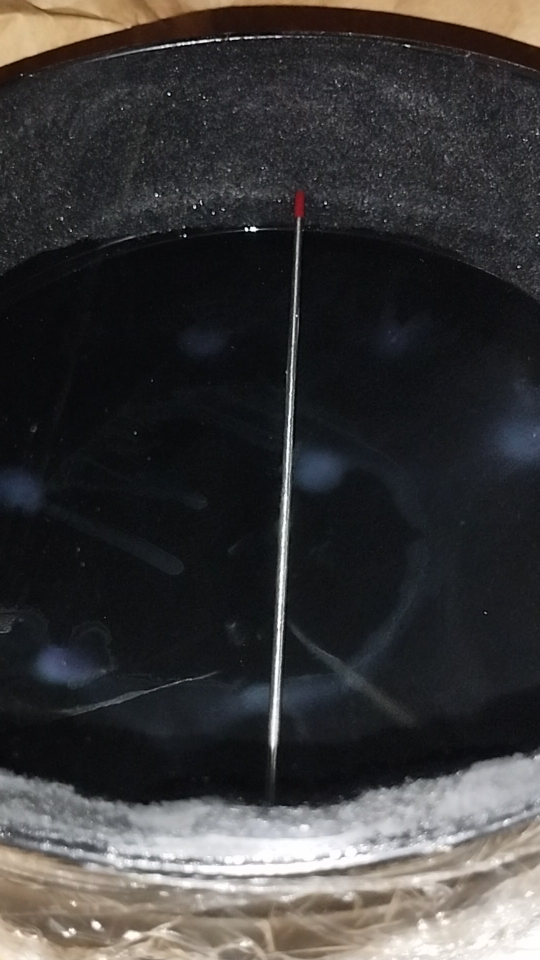
#> input picture Imagenes/Ps6.png, 1080 x 1920 px, found by its file name (shown at 1/2 size)
$ python detectionRun.py
#> lines starting #> are read from the running program, lines starting #| are printed output that depends on the picture; after the words box and inside, x2 and y2 are one past the last pixel; in counts of white or black regions, pixels touching at a corner belong together
### Codes/detectionLib.py
import numpy as np
import cv2
import matplotlib.pyplot as plt
from PIL import ImageEnhance, Image

class detection:

    def __init__(self, ):
        pass

    def enhance(self, img, enh):
        #convierte a escala de grises y formato de PIL
        img = cv2.cvtColor(img, cv2.COLOR_BGR2RGB)
        img = cv2.cvtColor(img, cv2.COLOR_RGB2GRAY)
        img = Image.fromarray(img)
        #Ajusta brillo, constrate y nitidez, luego convierte a array
        img = ImageEnhance.Brightness(img).enhance(enh[0])
        img = ImageEnhance.Contrast(img).enhance(enh[1])
        img = ImageEnhance.Sharpness(img).enhance(enh[2])
        img = np.array(img)
        return img

    def threshold(self, img, thresh):
        #Convierte a blanco y negro
        _,img =  cv2.threshold(img, thresh, 255, cv2.THRESH_BINARY)
        return img

    def contours(self, trace):
        cnts,_ = cv2.findContours(trace, cv2.RETR_EXTERNAL,cv2.CHAIN_APPROX_NONE)
        CNTS = ()
        for i in range(0, len(cnts)): #Quita algunos de los contornos pequeños que corresponden a ruido
            if cnts[i].shape[0] > 70:
                CNTS += (cnts[i], )
        return CNTS

    def drawContours(self, orImage, CNTS):
        #Dibuja los contornos sobre la imagen
        contours = cv2.drawContours(orImage.copy(), CNTS, -1, (0,0,255), 2)
        contours = cv2.putText(contours, "Particulas (aprox): {}".format(len(CNTS)), (50,70), cv2.FONT_HERSHEY_DUPLEX, 1.4, (200,82,150), 5)
        orImageText = cv2.putText(orImage.copy(), "Imagen original", (50,70), cv2.FONT_HERSHEY_DUPLEX, 1.4, (200,82,150), 5)
        frame = cv2.hconcat([orImageText, contours])

        cv2.imshow("img", cv2.resize(frame, (620, 680)))
        cv2.imwrite("img.png", frame)

    def imageDetection(self, bkg, img, cut, enh_bkg, enh_img, thresh):
        img, bkg = cv2.imread(img)[int(cut[0]):int(cut[1])], cv2.imread(bkg)[int(cut[0]):int(cut[1])]
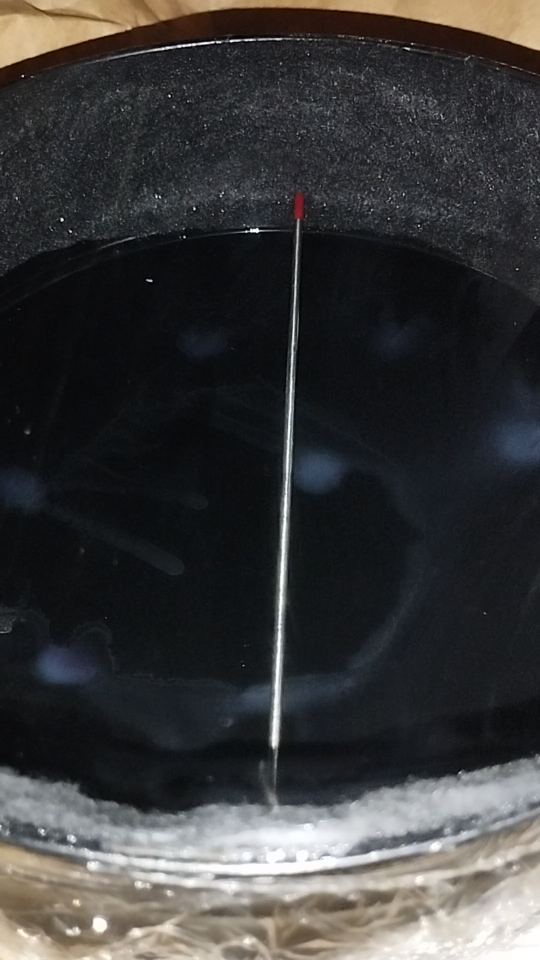
#> input picture Imagenes/Bkg.png, 1080 x 1920 px, found by its file name (shown at 1/2 size)

        orImage = img.copy()

        img = self.enhance(img, enh_img)
        img = self.threshold(img, thresh[0])
#> in threshold, `_,img =  cv2.threshold(img, thresh, 255, cv2.THRESH_BINARY)`:
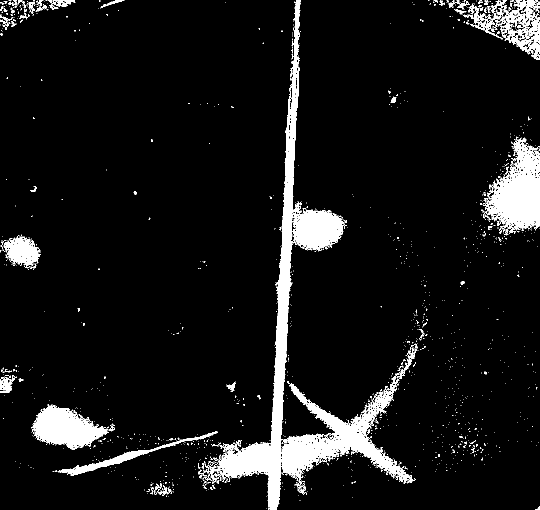
#> img: shape (1020, 1080) (shown at 1/2 size); 7.6% white; 1500 white regions (1405 under 20 px), largest, box (x1, y1, x2, y2) and area: (406, 0, 836, 1020) 45446, (965, 275, 1080, 468) 11294, (62, 808, 217, 899) 7596

        bkg = self.enhance(bkg, enh_bkg)
        bkg = self.threshold(bkg, thresh[1])
#> call 2 of threshold, with thresh = 10
#> in threshold (call 2), `_,img =  cv2.threshold(img, thresh, 255, cv2.THRESH_BINARY)`:
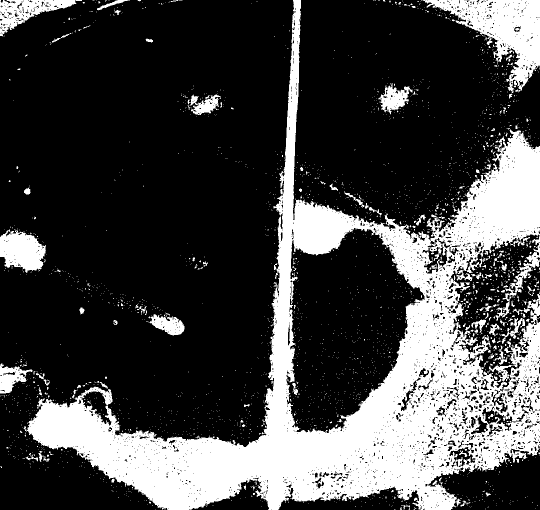
#> img: shape (1020, 1080) (shown at 1/2 size); 26.8% white; 2730 white regions (2595 under 20 px), largest, box (x1, y1, x2, y2) and area: (54, 0, 1080, 1020) 246629, (845, 0, 1080, 186) 17345, (0, 459, 92, 546) 5465

        trace = cv2.subtract(img, bkg)
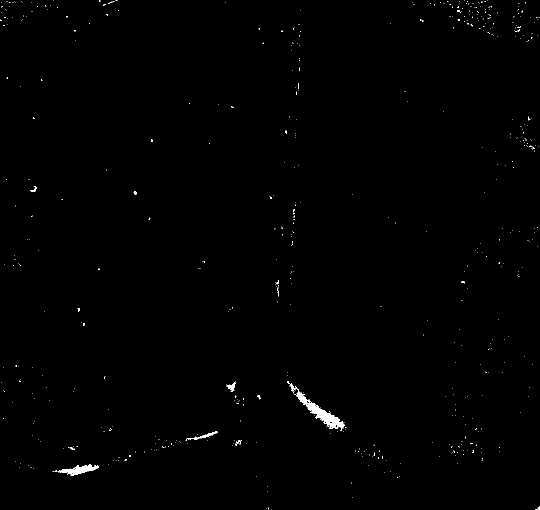
#> trace: shape (1020, 1080) (shown at 1/2 size); 0.41% white; 567 white regions (554 under 20 px)

        CNTS = self.contours(trace)
#> in contours, `cnts,_ = cv2.findContours(trace, cv2.RETR_EXTERNAL,cv2.CHAIN_APPROX_NO..`: cnts = 567 contours, 560 with area under 20; largest, box (x1, y1, x2, y2) and area: (588, 772, 690, 862) 1628, (115, 928, 197, 952) 726, (371, 862, 436, 882) 148, (453, 764, 472, 782) 103, (579, 767, 588, 783) 42, (61, 373, 74, 384) 38, (267, 383, 273, 389) 20
#> CNTS = 4 contours; box (x1, y1, x2, y2) and area: (588, 772, 690, 862) 1628, (115, 928, 197, 952) 726, (371, 862, 436, 882) 148, (453, 764, 472, 782) 103

        self.drawContours(orImage, CNTS)
#> in drawContours, `contours = cv2.putText(contours, "Particulas (aprox): {}".format(len(C..`:
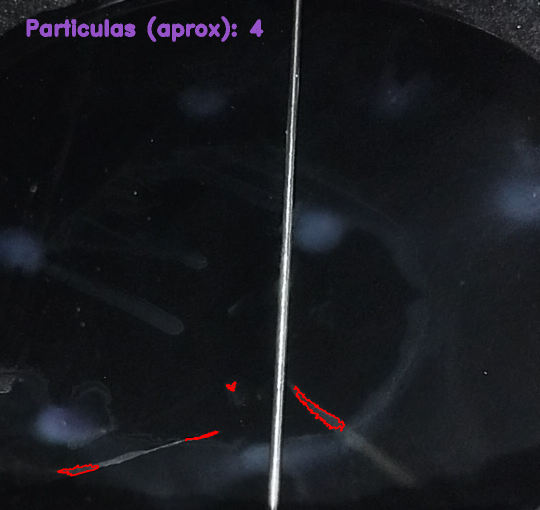
#> contours: shape (1020, 1080, 3) (shown at 1/2 size); mean B, G, R 29.5, 25, 23.9
#> in drawContours, `frame = cv2.hconcat([orImageText, contours])`:
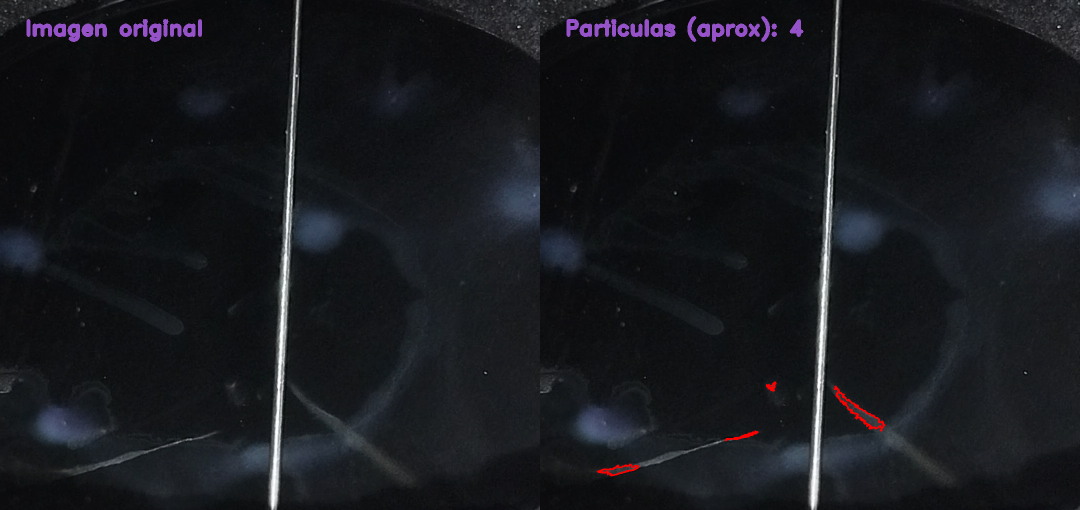
#> frame: shape (1020, 2160, 3) (shown at 1/2 size); mean B, G, R 29.5, 25, 23.5
#> in drawContours, `cv2.imshow("img", cv2.resize(frame, (620, 680)))`:
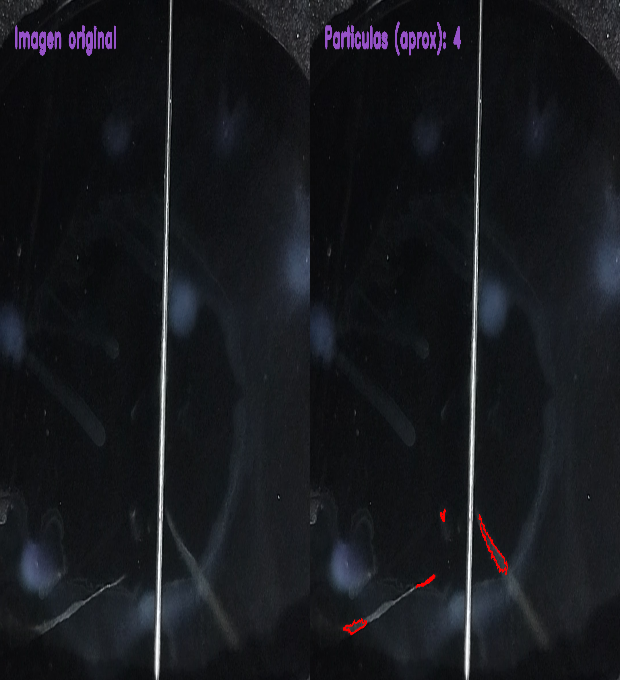
#> window 'img': shape (680, 620, 3); mean B, G, R 29.4, 25, 23.5
        cv2.waitKey(0)
        cv2.destroyAllWindows()

    # [25 lines left out: function videoDetection, not called in this run]

    def realTimeDetection(self, ):
        pass

### Codes/detectionRun.py
import detectionLib as dl

if __name__ == "__main__":

    bkg = r"C:\Users\josue\Desktop\Git-H-L\Rayos-c-smicos-/Imagenes/Bkg.png"
    img = r"C:\Users\josue\Desktop\Git-H-L\Rayos-c-smicos-/Imagenes/Ps6.png"
    cut = [480, 1500]
    enh_bkg = [0.34, 5, 2]
    enh_img = [0.34, 4, 4]
    thresh = [30, 10]

    dl.detection().imageDetection(bkg, img, cut, enh_bkg, enh_img, thresh)

    #video = r"C:\Users\josue\Desktop\Git-H-L\Camara de niebla\TOMA 2\Video_up_view.mp4"

    #dl.detection().videoDetection(bkg, video, cut, enh_bkg, enh_img, thresh)
